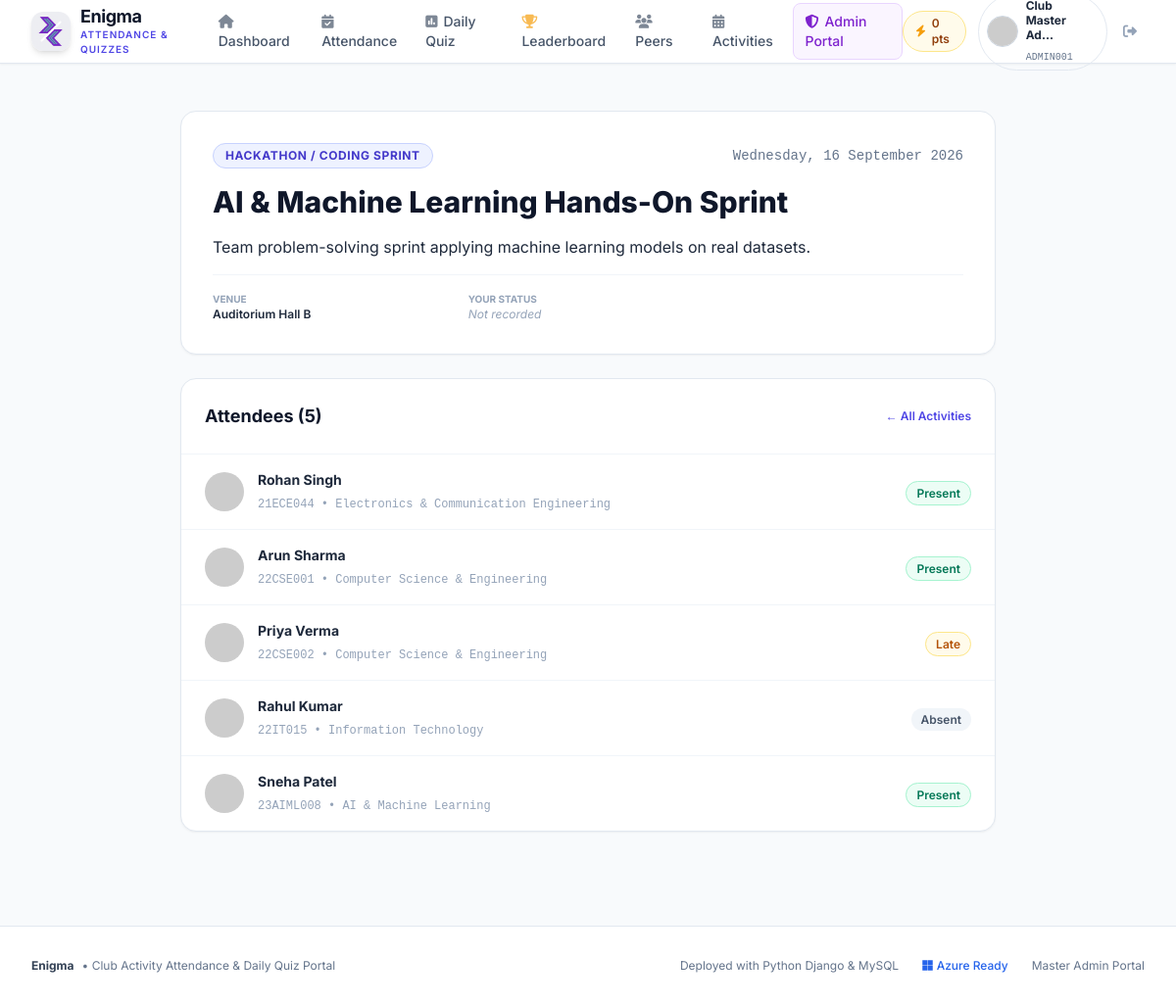
Page /attendance/activities/2/ (signed in) on the committed database.
### accounts/models.py (models this page shows, shortened)
class StudentUser(AbstractUser):
    BRANCH_CHOICES = [
        ('CSE', 'Computer Science & Engineering'),
        ('IT', 'Information Technology'),
        ('ECE', 'Electronics & Communication Engineering'),
        ('EE', 'Electrical Engineering'),
        ('ME', 'Mechanical Engineering'),
        ('CE', 'Civil Engineering'),
        ('AIML', 'AI & Machine Learning'),
        ('DS', 'Data Science'),
        ('OTHER', 'Other Department'),
    ]
    SEMESTER_CHOICES = [(i, f'Semester {i}') for i in range(1, 9)]
    name = models.CharField(max_length=150, help_text="Full name of student")
    email = models.EmailField(unique=True, db_index=True)
    roll_number = models.CharField(max_length=50, unique=True, db_index=True)
    branch = models.CharField(max_length=50, choices=BRANCH_CHOICES, default='CSE')
    semester = models.PositiveSmallIntegerField(choices=SEMESTER_CHOICES, default=1)
    mobile_number = models.CharField(max_length=20, unique=True)
    profile_pic = models.ImageField(upload_to='profile_pics/', blank=True, null=True)
    bio = models.TextField(blank=True, default="Passionate club member eager to learn and collaborate.")
    quiz_points = models.PositiveIntegerField(default=0)
    followers = models.ManyToManyField(
        'self',
        symmetrical=False,
        related_name='following',
        blank=True
    )
    is_club_admin = models.BooleanField(
        default=False,
        help_text="Designates whether this student has master club admin privileges."
    )
    objects = StudentUserManager()
    USERNAME_FIELD = 'email'
    REQUIRED_FIELDS = ['name', 'roll_number', 'branch', 'semester', 'mobile_number']
    class Meta:
        ordering = ['roll_number']
        verbose_name = 'Student User'
        verbose_name_plural = 'Student Users'
    @property
    def avatar_url(self):
        if self.profile_pic and hasattr(self.profile_pic, 'url'):
            return self.profile_pic.url
        clean_name = self.name.replace(' ', '+') if self.name else 'Student'
        return f"https://ui-avatars.com/api/?name={clean_name}&background=4f46e5&color=fff&size=150"

### attendance/models.py (models this page shows, shortened)
class ClubActivity(models.Model):
    ACTIVITY_TYPE_CHOICES = [
        ('WORKSHOP', 'Technical Workshop'),
        ('MEETING', 'Club General Meeting'),
        ('HACKATHON', 'Hackathon / Coding Sprint'),
        ('PROJECT', 'Project Collaboration Session'),
        ('LECTURE', 'Guest Speaker Lecture'),
        ('COMPETITION', 'Club Competition'),
        ('OTHER', 'General Club Activity'),
    ]
    title = models.CharField(max_length=200)
    activity_type = models.CharField(max_length=20, choices=ACTIVITY_TYPE_CHOICES, default='WORKSHOP')
    date = models.DateField(default=timezone.now, db_index=True)
    time = models.TimeField(blank=True, null=True)
    venue = models.CharField(max_length=200, default='Main Club Room / Lab 101')
    description = models.TextField(blank=True)
    is_active = models.BooleanField(default=True)
    created_at = models.DateTimeField(auto_now_add=True)
    class Meta:
        ordering = ['-date', '-created_at']
        verbose_name = 'Club Activity'
        verbose_name_plural = 'Club Activities'

class AttendanceRecord(models.Model):
    STATUS_CHOICES = [
        ('PRESENT', 'Present'),
        ('ABSENT', 'Absent'),
        ('LATE', 'Late'),
        ('EXCUSED', 'Excused'),
    ]
    student = models.ForeignKey(
        settings.AUTH_USER_MODEL,
        on_delete=models.CASCADE,
        related_name='attendance_records'
    )
    activity = models.ForeignKey(
        ClubActivity,
        on_delete=models.SET_NULL,
        null=True,
        blank=True,
        related_name='attendees'
    )
    date = models.DateField(default=timezone.now, db_index=True)
    status = models.CharField(max_length=10, choices=STATUS_CHOICES, default='PRESENT')
    remarks = models.CharField(max_length=255, blank=True)
    marked_by = models.ForeignKey(
        settings.AUTH_USER_MODEL,
        on_delete=models.SET_NULL,
        null=True,
        blank=True,
        related_name='marked_attendances'
    )
    created_at = models.DateTimeField(auto_now_add=True)
    updated_at = models.DateTimeField(auto_now=True)
    class Meta:
        ordering = ['-date', 'student__roll_number']
        constraints = [
            models.UniqueConstraint(
                fields=['student', 'activity', 'date'],
                name='unique_student_activity_attendance'
            )
        ]
        verbose_name = 'Attendance Record'
        verbose_name_plural = 'Attendance Records'

### attendance/views.py (the view)
# urls.py: path('activities/<int:activity_id>/', views.activity_detail_view, name='activity_detail'),
@login_required
def activity_detail_view(request, activity_id):
    activity = get_object_or_404(ClubActivity, pk=activity_id)
    attendees = AttendanceRecord.objects.filter(activity=activity).select_related('student').order_by('student__roll_number')
    user_attendance = AttendanceRecord.objects.filter(activity=activity, student=request.user).first()
    return render(request, 'attendance/activity_detail.html', {
        'activity': activity,
        'attendees': attendees,
        'user_attendance': user_attendance,
    })

### templates/attendance/activity_detail.html (shortened to what this page needs)
{% extends 'base.html' %}
{% block content %}
<div class="max-w-4xl mx-auto px-4 sm:px-6 lg:px-8 py-8 space-y-6">
    <div class="bg-white rounded-2xl border border-slate-200 shadow-sm p-6 sm:p-8 space-y-4">
        <div class="flex items-center justify-between">
            <span class="text-xs font-bold uppercase tracking-wider px-3 py-1 rounded-full bg-brand-50 text-brand-700 border border-brand-200">
                {{ activity.get_activity_type_display }}
            </span>
            <span class="text-sm font-mono text-slate-500">{{ activity.date|date:"l, d F Y" }}</span>
        </div>
        <h1 class="text-2xl sm:text-3xl font-extrabold text-slate-900 leading-tight">
            {{ activity.title }}
        </h1>
        <p class="text-sm text-slate-600 leading-relaxed">
            {{ activity.description|linebreaks }}
        </p>
        <div class="grid grid-cols-1 sm:grid-cols-3 gap-4 pt-4 border-t border-slate-100 text-xs text-slate-600">
            <div>
                <span class="font-bold text-slate-400 uppercase block text-[10px]">Venue</span>
                <span class="font-semibold text-slate-800">{{ activity.venue }}</span>
            </div>
            <div>
                <span class="font-bold text-slate-400 uppercase block text-[10px]">Your Status</span>
                {% if user_attendance %}
                    {% if user_attendance.status == 'PRESENT' %}
                    <span class="font-bold text-emerald-600"><i class="fa-solid fa-circle-check mr-1"></i>Present</span>
                    {% elif user_attendance.status == 'LATE' %}
                    <span class="font-bold text-amber-600"><i class="fa-solid fa-clock mr-1"></i>Late</span>
                    {% else %}
                    <span class="font-bold text-rose-600">{{ user_attendance.get_status_display }}</span>
                    {% endif %}
                {% else %}
                    <span class="text-slate-400 italic">Not recorded</span>
                {% endif %}
            </div>
        </div>
    </div>
    <div class="bg-white rounded-2xl border border-slate-200 shadow-sm overflow-hidden">
        <div class="p-6 border-b border-slate-100 flex items-center justify-between">
            <h2 class="text-lg font-bold text-slate-900">
                Attendees ({{ attendees.count }})
            </h2>
            <a href="{% url 'activities_list' %}" class="text-xs font-semibold text-brand-600 hover:text-brand-700">
                &larr; All Activities
            </a>
        </div>
        <div class="divide-y divide-slate-100">
            {% for rec in attendees %}
            <div class="p-4 sm:px-6 flex items-center justify-between hover:bg-slate-50 transition">
                <div class="flex items-center space-x-3.5">
                    <img src="{{ rec.student.avatar_url }}" alt="{{ rec.student.name }}" class="w-10 h-10 rounded-full object-cover">
                    <div>
                        <a href="{% url 'public_profile' rec.student.roll_number %}" class="font-bold text-sm text-slate-800 hover:text-brand-600 block">
                            {{ rec.student.name }}
                        </a>
                        <span class="text-xs text-slate-400 font-mono">{{ rec.student.roll_number }} • {{ rec.student.get_branch_display }}</span>
                    </div>
                </div>
                <div>
                    {% if rec.status == 'PRESENT' %}
                    <span class="px-2.5 py-1 rounded-full text-xs font-semibold bg-emerald-50 text-emerald-700 border border-emerald-200">
                        Present
                    </span>
                    {% elif rec.status == 'LATE' %}
                    <span class="px-2.5 py-1 rounded-full text-xs font-semibold bg-amber-50 text-amber-700 border border-amber-200">
                        Late
                    </span>
                    {% else %}
                    <span class="px-2.5 py-1 rounded-full text-xs font-semibold bg-slate-100 text-slate-600">
                        {{ rec.get_status_display }}
                    </span>
                    {% endif %}
                </div>
            </div>
            {% empty %}
            <div class="p-8 text-center text-slate-400 text-sm">
                No attendance entries have been recorded for this session yet.
            </div>
            {% endfor %}
        </div>
    </div>
</div>
{% endblock %}

### templates/base.html (shortened to what this page needs)
{% load static %}
<!DOCTYPE html>
<html lang="en">
<head>
    <script src="https://cdn.tailwindcss.com"></script>
    <link rel="stylesheet" href="https://cdnjs.cloudflare.com/ajax/libs/font-awesome/6.5.1/css/all.min.css">
</head>
<body class="min-h-screen flex flex-col text-slate-800 antialiased">
    <nav class="sticky top-0 z-40 bg-white/95 backdrop-blur-md border-b border-slate-200 shadow-sm">
        <div class="max-w-7xl mx-auto px-4 sm:px-6 lg:px-8">
            <div class="flex justify-between h-16">
                <div class="flex items-center space-x-3">
                    <a href="{% url 'home' %}" class="flex items-center space-x-2.5">
                        <img src="{% static 'images/enigma-logo.png' %}" alt="Enigma Logo" class="w-10 h-10 rounded-xl object-contain shadow-md">
                        <div>
                            <span class="text-lg font-bold tracking-tight text-slate-900 block leading-tight">Enigma</span>
                            <span class="text-[10px] font-semibold text-brand-600 uppercase tracking-widest block">Attendance & Quizzes</span>
                        </div>
                    </a>
                    {% if user.is_authenticated %}
                    <div class="hidden md:flex items-center space-x-1 ml-6">
                        <a href="{% url 'student_dashboard' %}" class="px-3 py-2 rounded-lg text-sm font-medium transition {% if request.resolver_match.url_name == 'student_dashboard' %}bg-brand-50 text-brand-700{% else %}text-slate-600 hover:text-slate-900 hover:bg-slate-100{% endif %}">
                            <i class="fa-solid fa-house mr-1.5 opacity-70"></i>Dashboard
                        </a>
                        <a href="{% url 'my_attendance' %}" class="px-3 py-2 rounded-lg text-sm font-medium transition {% if request.resolver_match.url_name == 'my_attendance' %}bg-brand-50 text-brand-700{% else %}text-slate-600 hover:text-slate-900 hover:bg-slate-100{% endif %}">
                            <i class="fa-solid fa-calendar-check mr-1.5 opacity-70"></i>Attendance
                        </a>
                        <a href="{% url 'daily_quiz' %}" class="relative px-3 py-2 rounded-lg text-sm font-medium transition {% if request.resolver_match.url_name == 'daily_quiz' %}bg-brand-50 text-brand-700{% else %}text-slate-600 hover:text-slate-900 hover:bg-slate-100{% endif %}">
                            <i class="fa-solid fa-poll mr-1.5 opacity-70"></i>Daily Quiz
                        </a>
                        <a href="{% url 'leaderboard' %}" class="px-3 py-2 rounded-lg text-sm font-medium transition {% if request.resolver_match.url_name == 'leaderboard' %}bg-brand-50 text-brand-700{% else %}text-slate-600 hover:text-slate-900 hover:bg-slate-100{% endif %}">
                            <i class="fa-solid fa-trophy mr-1.5 opacity-70 text-amber-500"></i>Leaderboard
                        </a>
                        <a href="{% url 'students_directory' %}" class="px-3 py-2 rounded-lg text-sm font-medium transition {% if request.resolver_match.url_name == 'students_directory' %}bg-brand-50 text-brand-700{% else %}text-slate-600 hover:text-slate-900 hover:bg-slate-100{% endif %}">
                            <i class="fa-solid fa-users mr-1.5 opacity-70"></i>Peers
                        </a>
                        <a href="{% url 'activities_list' %}" class="px-3 py-2 rounded-lg text-sm font-medium transition {% if request.resolver_match.url_name == 'activities_list' %}bg-brand-50 text-brand-700{% else %}text-slate-600 hover:text-slate-900 hover:bg-slate-100{% endif %}">
                            <i class="fa-solid fa-calendar-days mr-1.5 opacity-70"></i>Activities
                        </a>
                        {% if is_club_admin_user %}
                        <a href="{% url 'admin_dashboard' %}" class="px-3 py-2 rounded-lg text-sm font-medium bg-purple-50 text-purple-700 hover:bg-purple-100 border border-purple-200">
                            <i class="fa-solid fa-shield-halved mr-1.5"></i>Admin Portal
                        </a>
                        {% endif %}
                    </div>
                    {% endif %}
                </div>
                <div class="flex items-center space-x-3">
                    {% if user.is_authenticated %}
                    <div class="hidden sm:flex items-center bg-amber-50 border border-amber-200 text-amber-800 px-3 py-1 rounded-full text-xs font-semibold shadow-xs">
                        <i class="fa-solid fa-bolt text-amber-500 mr-1.5"></i>
                        <span>{{ user.quiz_points }} pts</span>
                    </div>
                    <div class="relative flex items-center space-x-2">
                        <a href="{% url 'my_profile' %}" class="flex items-center space-x-2 p-1 pl-2 pr-3 rounded-full hover:bg-slate-100 transition border border-slate-200">
                            <img src="{{ user.avatar_url }}" alt="{{ user.name }}" class="w-8 h-8 rounded-full object-cover border border-slate-300">
                            <div class="text-left hidden lg:block">
                                <span class="text-xs font-bold text-slate-800 block leading-tight">{{ user.name|truncatechars:15 }}</span>
                                <span class="text-[10px] text-slate-500 font-mono">{{ user.roll_number }}</span>
                            </div>
                        </a>
                        <a href="{% url 'logout' %}" title="Sign Out" class="p-2 text-slate-400 hover:text-rose-600 hover:bg-rose-50 rounded-lg transition text-sm">
                            <i class="fa-solid fa-right-from-bracket"></i>
                        </a>
                    </div>
                    {% endif %}
                </div>
            </div>
        </div>
    </nav>
    <main class="flex-grow">
        {% block content %}{% endblock %}
    </main>
    <footer class="bg-white border-t border-slate-200 mt-16 py-8">
        <div class="max-w-7xl mx-auto px-4 sm:px-6 lg:px-8 flex flex-col md:flex-row items-center justify-between text-xs text-slate-500 space-y-4 md:space-y-0">
            <div class="flex items-center space-x-2">
                <span class="font-bold text-slate-700">Enigma</span>
                <span>• Club Activity Attendance & Daily Quiz Portal</span>
            </div>
            <div class="flex items-center space-x-6">
                <span>Deployed with Python Django & MySQL</span>
                <span class="inline-flex items-center text-blue-600 font-medium">
                    <i class="fa-brands fa-microsoft mr-1"></i>Azure Ready
                </span>
                <a href="{% url 'admin_login' %}" class="hover:text-purple-600 transition">Master Admin Portal</a>
            </div>
        </div>
    </footer>
</body>
</html>

### rows in the picture
StudentUser: quiz_points "0", roll_number "ADMIN001"
ClubActivity: activity_type "HACKATHON / CODING SPRINT", date "Wednesday, 16 September 2026", title "AI & Machine Learning Hands-On Sprint", description "Team problem-solving sprint applying machine learning models on real datasets.", venue "Auditorium Hall B"
AttendanceRecord: student.name "Rohan Singh", student.roll_number "21ECE044", student.branch "Electronics & Communication Engineering", status "Present"
AttendanceRecord: student.name "Arun Sharma", student.roll_number "22CSE001", student.branch "Computer Science & Engineering", status "Present"
AttendanceRecord: student.name "Priya Verma", student.roll_number "22CSE002", student.branch "Computer Science & Engineering", status "Late"
AttendanceRecord: student.name "Rahul Kumar", student.roll_number "22IT015", student.branch "Information Technology", status "Absent"
AttendanceRecord: student.name "Sneha Patel", student.roll_number "23AIML008", student.branch "AI & Machine Learning", status "Present"

### other values in the picture
{{ attendees.count }} "5"
